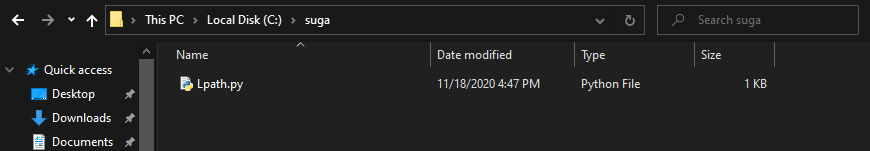
#> input picture xla/ComVion/data/gaussF.png, 870 x 151 px
$ python Exer10.py
#> lines starting #> are read from the running program, lines starting #| are printed output that depends on the picture
# ImageFilter for using filter() function
from PIL import Image, ImageFilter

# Opening the image
# (R prefixed to string in order to deal with '\' in paths)
image = Image.open(r"./data/gaussF.png")
#> image is the input picture: PIL image 870x151 RGBA; mean R, G, B, A 35.2, 35.5, 35.6, 255
image.show()
# Blurring image by sending the ImageFilter.
# GaussianBlur predefined kernel argument
image2 = image.filter(ImageFilter.GaussianBlur)
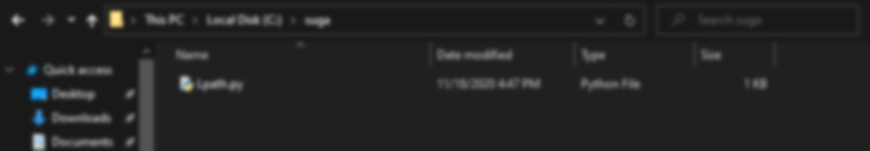
#> image2: PIL image 870x151 RGBA; mean R, G, B, A 35.2, 35.5, 35.6, 255

# Displaying the image
image2.show()
